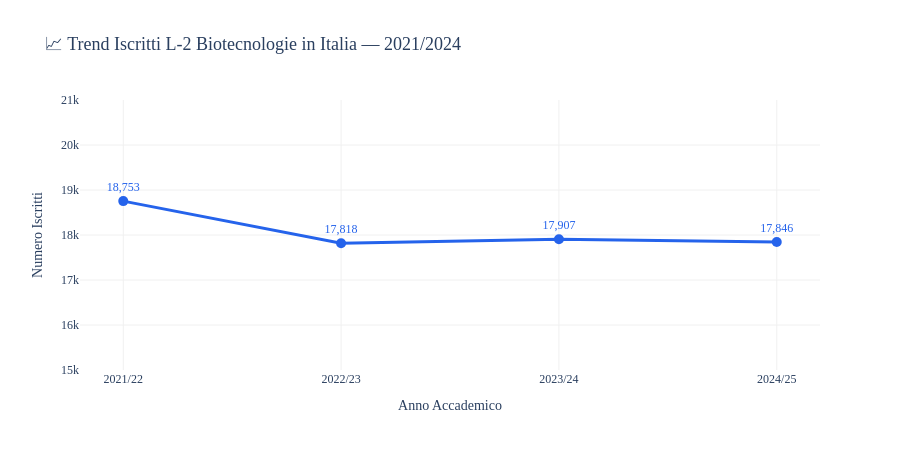

Source (notebook cell):
### Code cell
fig = go.Figure()

fig.add_trace(go.Scatter(
    x=df_l2_tot["anno_label"],
    y=df_l2_tot["iscritti_totale"],
    mode="lines+markers+text",
    line=dict(color="#2563EB", width=3),
    marker=dict(size=10, color="#2563EB"),
    text=df_l2_tot["iscritti_totale"].apply(lambda x: f"{x:,.0f}"),
    textposition="top center",
    textfont=dict(size=12, color="#2563EB"),
    hovertemplate="<b>%{x}</b><br>Iscritti: %{y:,.0f}<extra></extra>",
    name="Iscritti L-2",
))

fig.update_layout(
    title="📈 Trend Iscritti L-2 Biotecnologie in Italia — 2021/2024",
    xaxis_title="Anno Accademico",
    yaxis_title="Numero Iscritti",
    height=450,
    font_family="Georgia",
    title_font_size=18,
    plot_bgcolor="white",
    xaxis=dict(
        gridcolor="#f0f0f0",
        tickvals=[2021, 2022, 2023, 2024],
        ticktext=["2021/22", "2022/23", "2023/24", "2024/25"],
    ),
    yaxis=dict(gridcolor="#f0f0f0", range=[15000, 21000]),
)

fig.show()

### Figure 1 — Plotly figure (JSON) as saved in the notebook; plotly's stock layout.template omitted (floating-point values rounded to 4 significant figures)
{"data": [{"hovertemplate": "<b>%{x}</b><br>Iscritti: %{y:,.0f}<extra></extra>", "line": {"color": "#2563EB", "width": 3}, "marker": {"color": "#2563EB", "size": 10}, "mode": "lines+markers+text", "name": "Iscritti L-2", "text": ["18,753", "17,818", "17,907", "17,846"], "textfont": {"color": "#2563EB", "size": 12}, "textposition": "top center", "type": "scatter", "x": [2021, 2022, 2023, 2024], "y": [18753, 17818, 17907, 17846]}], "layout": {"font": {"family": "Georgia"}, "height": 450, "plot_bgcolor": "white", "title": {"font": {"size": 18}, "text": "📈 Trend Iscritti L-2 Biotecnologie in Italia — 2021/2024"}, "xaxis": {"gridcolor": "#f0f0f0", "ticktext": ["2021/22", "2022/23", "2023/24", "2024/25"], "tickvals": [2021, 2022, 2023, 2024], "title": {"text": "Anno Accademico"}}, "yaxis": {"gridcolor": "#f0f0f0", "range": [15000, 21000], "title": {"text": "Numero Iscritti"}}}}
